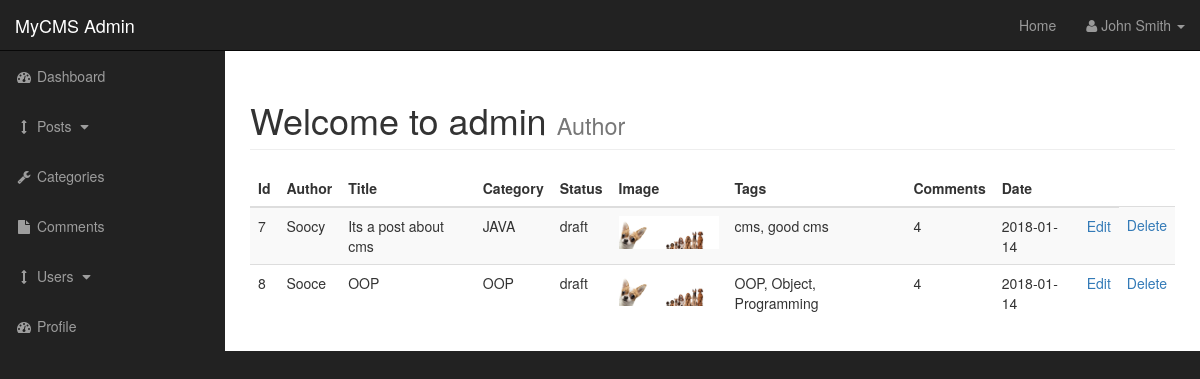
The page /admin/posts.php on the database its author committed.
### tables this page shows
CREATE TABLE `posts` (
  `post_id` int(3) NOT NULL,
  `post_category_id` int(3) NOT NULL,
  `post_title` varchar(255) NOT NULL,
  `post_author` varchar(255) NOT NULL,
  `post_date` date NOT NULL,
  `post_img` text NOT NULL,
  `post_content` text NOT NULL,
  `post_tags` varchar(255) NOT NULL,
  `post_comment_count` int(11) NOT NULL,
  `post_status` varchar(255) NOT NULL DEFAULT 'draft'
);

CREATE TABLE `categories` (
  `cat_id` int(3) NOT NULL,
  `cat_title` varchar(255) NOT NULL
);

### admin/includes/view_all_posts.php (the view, shortened to what this page needs)
<table class="table table-striped">
    <thead>
    <tr>
        <th>Id</th>
        <th>Author</th>
        <th>Title</th>
        <th>Category</th>
        <th>Status</th>
        <th>Image</th>
        <th>Tags</th>
        <th>Comments</th>
        <th>Date</th>
        <th></th>
    </tr>
    </thead>
    <tbody>
    <?php
    $query = "SELECT * FROM posts";
    $select_posts = mysqli_query($connection, $query);
    while ($row = mysqli_fetch_assoc($select_posts)) {
        $post_id = $row['post_id'];
        $post_author = $row['post_author'];
        $post_title = $row['post_title'];
        $post_category_id = $row['post_category_id'];
        $post_status = $row['post_status'];
        $post_image = $row['post_img'];
        $post_tags = $row['post_tags'];
        $post_comment_count = $row['post_comment_count'];
        $post_date = $row['post_date'];
        echo "<tr>";
        echo "<td>$post_id</td>";
        echo "<td>$post_author</td>";
        echo "<td>$post_title</td>";
         $query = "SELECT * FROM categories WHERE cat_id = {$post_category_id}";
            $select_categories_id = mysqli_query($connection, $query);
            while ($row = mysqli_fetch_assoc($select_categories_id)) {
                $cat_title = $row['cat_title'];
                echo "<td>{$cat_title}</td>";
            }
        echo "<td>$post_status</td>";
        echo "<td><img width='100' src='../img/$post_image'></td>";
        echo "<td>$post_tags</td>";
        echo "<td>$post_comment_count</td>";
        echo "<td>$post_date</td>";
        echo "<td><a href='posts.php?source=edit_post&p_id=$post_id'>Edit</a></td>";
        echo "<td><a href='posts.php?delete=$post_id'>Delete</a></td>";
        echo "</tr>";
    }
    ?>
    </tbody>
</table>

### admin/css/sb-admin.css (style rules this page uses)
body { margin-top: 100px; background-color: #222; }
@media (min-width:768px) { body { margin-top: 50px; } }

### rows shown on the page
posts: post_id "7", post_author "Soocy", post_title "Its a post about cms", post_status "draft", post_img (placeholder picture), post_tags "cms, good cms", post_comment_count "4", post_date "2018-01-14"
categories: cat_title "JAVA"
posts: post_id "8", post_author "Sooce", post_title "OOP", post_status "draft", post_img (placeholder picture), post_tags "OOP, Object, Programming", post_comment_count "4", post_date "2018-01-14"
categories: cat_title "OOP"
